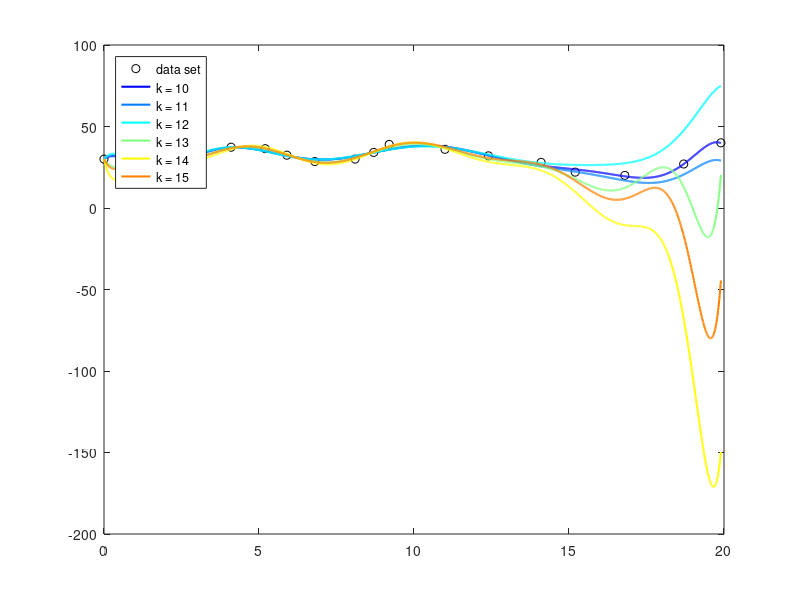

Reproduce this figure in MATLAB.
% problem_3
x=[0, 1, 2.2, 3, 4.1, 5.2, 5.9, 6.8, 8.1, 8.7, 9.2, 11, 12.4, 14.1, 15.2, 16.8, 18.7, 19.9];
y=[30, 27, 29, 30, 37.3, 36.4, 32.4, 28.5, 30, 34.1, 39, 36, 32, 28, 22, 20, 27, 40];
plot(x, y, 'ko');   hold on
% xlim([14 20]);

n = length(x);
l_bound = 10;   % lowest order to show
k = 15;         % highest order to show
X = ones(1,n).';
color = jet(6);     
j = 1;          % count shown function
txt = cell(k-l_bound+1,1);
txt{1} = sprintf('data set');
for i = 1:k
    X = [X x(:).^i];        % 18*(i+1)
    A = (transpose(X)*X)^(-1)*transpose(X)*transpose(y);   % (i+1)*1    
    f = @(a) a.^(0:i) * A;

    a = 0:0.01:19.9;
    if(i >= l_bound)
        plot(a, f(a(:)), 'color', color(j,:), 'LineWidth', 1.5);
        j = j+1;
        txt{j}= sprintf('k = %i',i);
    end
end
legend(txt,'Location','northwest');